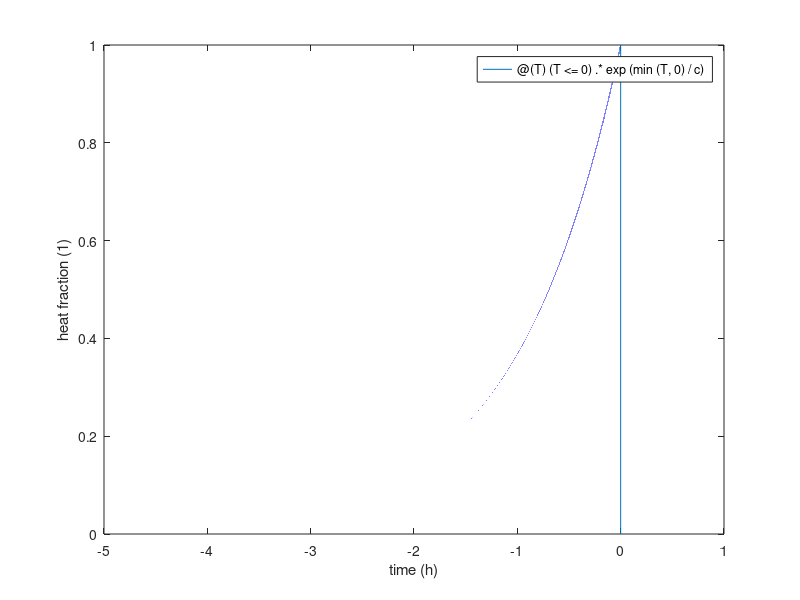
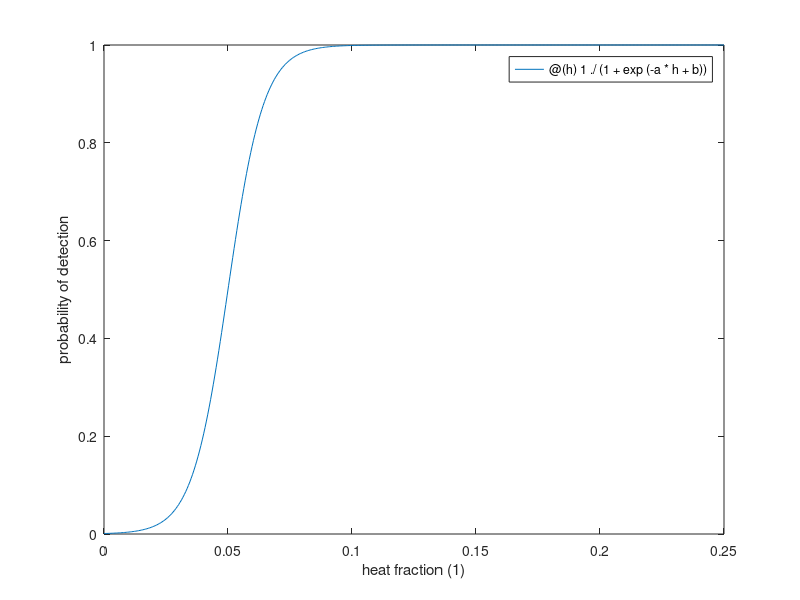
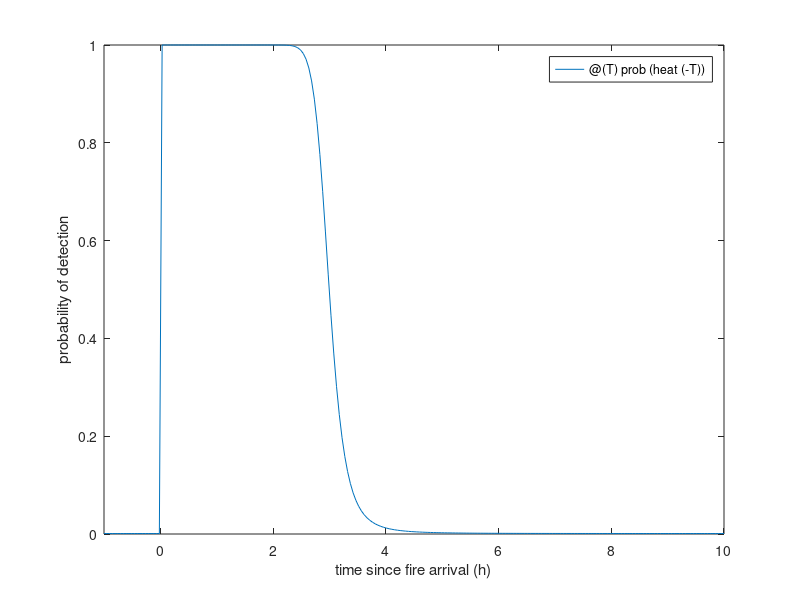
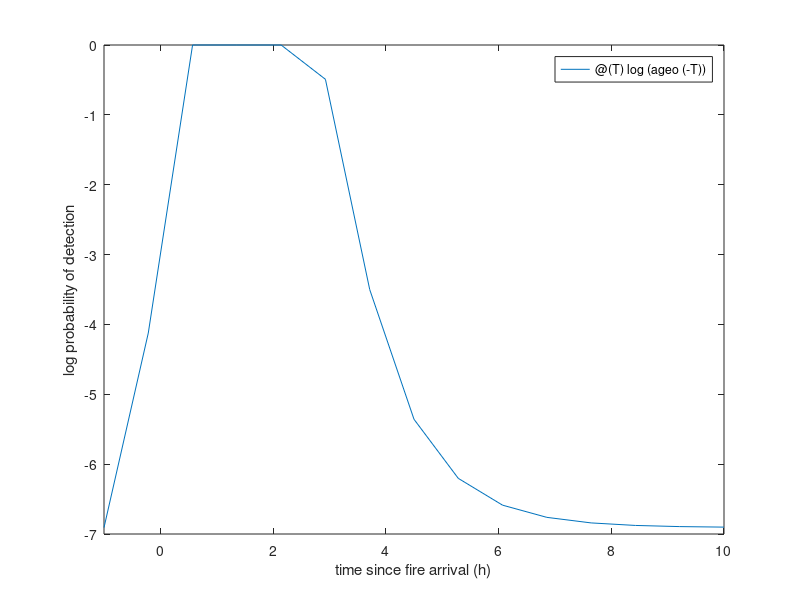

Source code (MATLAB) for these figures, in order:
%function plot_like_new

        % function h=heat(T)
        c = 1;  % time constant (h) : how long the heat takes to drop to exp(-1)
        %********************************
        heat = @(T) (T<=0).*exp(min(T,0)/c);
        %********************************
        % T = fire arrival time
        % 0 if T > T_now = 0, 1 at T=0, exp decay for T>= 0
        figure(1);fplot(heat,[-5*c,c]);
        xlabel('time (h)');ylabel('heat fraction (1)')
        
        % function p=prob(h)
        false_detection_rate = 0.001;  % = 1/(1+exp(b))
        b = log(1/false_detection_rate  -1);
        half_prob_heat = 0.05; % 1+exp(-a*h + b) = 2 for h=half_prob_heat 
        a = b / half_prob_heat;
        %********************************
        prob = @(h) 1./(1+exp(-a*h + b));
        %********************************
        err1 = false_detection_rate - prob(0)  
        err2 = 0.5 - prob(half_prob_heat)   
        figure(2);fplot(prob,[0,half_prob_heat*5]);
        xlabel('heat fraction (1)');ylabel('probability of detection');
        
        figure(3);fplot(@(T) prob(heat(-T)),[-c,10*c]);
        xlabel('time since fire arrival (h)');ylabel('probability of detection');
        
        m = 10                  % mesh refinement
        dx=300/m, dy=300/m,    % grid step
        ix = 10*m, iy=10*m     % grid center indices 
        nx = 2*ix-1, ny=2*iy-1     % grid dimension
        sigma = 500,     % geolocation error stdev
        R = 1            % rate of spread  m/s
        R = 3600*R       % rate of spread  m/h
     
        [x,y]=ndgrid([0:nx-1]*dx,[0:ny-1]*dy);  % mesh
        
        ssum = @(a) sum(a(:));    % utility: sum of array

        % gaussian weights
        d2 = (x(ix,iy)-x).^2 + (y(ix,iy)-y).^2; % distance ^2  
        w=exp(-d2/(sigma^2));                   % gaussian kernel
        w=w/sum(w(:));                          % weights add up to 1
        
        %********************************
        tign = @(T)T+(x-x(ix,iy))/R;            % fire arrival time
        prbx = @(T)prob(heat(tign(T)));         % detection probability 
        pgeo = @(T)ssum(w.*prob(heat(tign(T))));% weighted by geolocation error
        ageo = @(T)arrayfun(pgeo,T);            % same for array argument
        %********************************
        figure(4);fplot(@(T) log(ageo(-T)),[-c,10*c]);
        xlabel('time since fire arrival (h)');ylabel('log probability of detection');
        %********************************
        %********************************
        
        
        


 %end